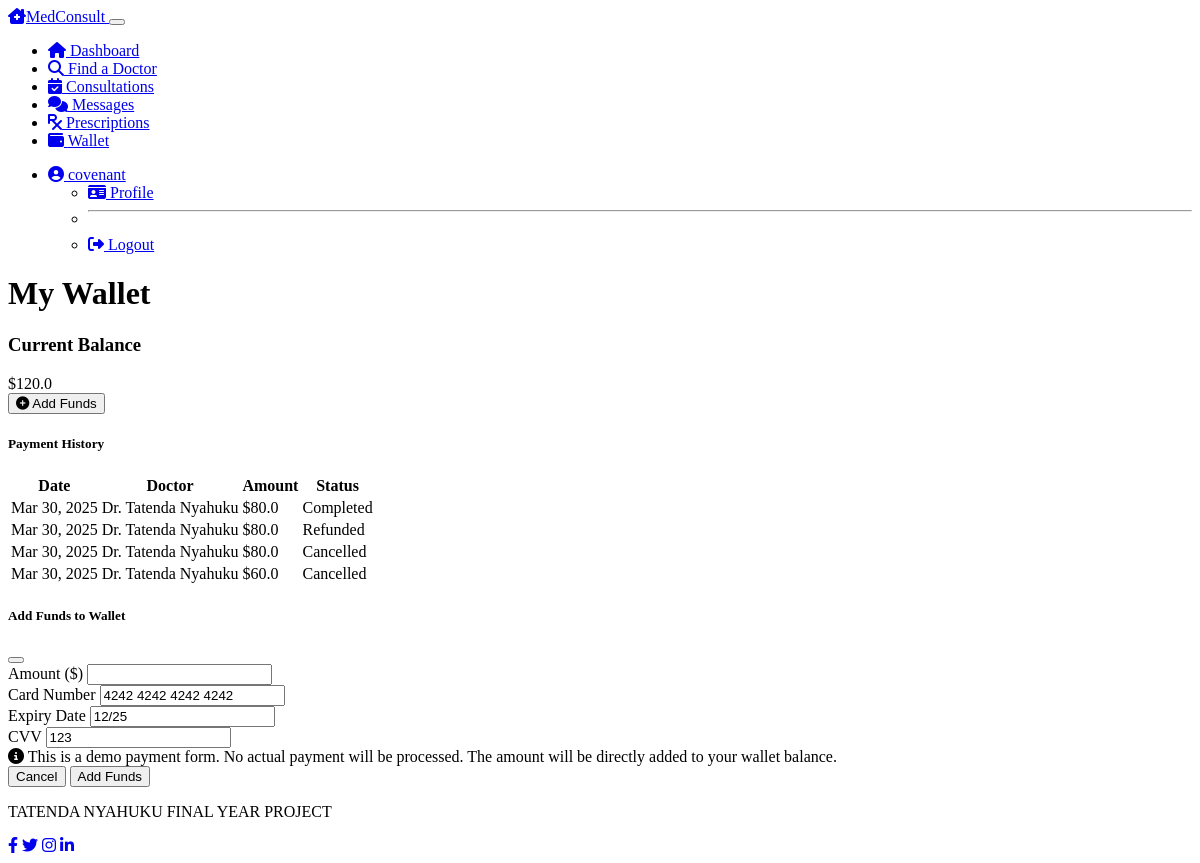
The app's page /patient/wallet (signed in), older data.
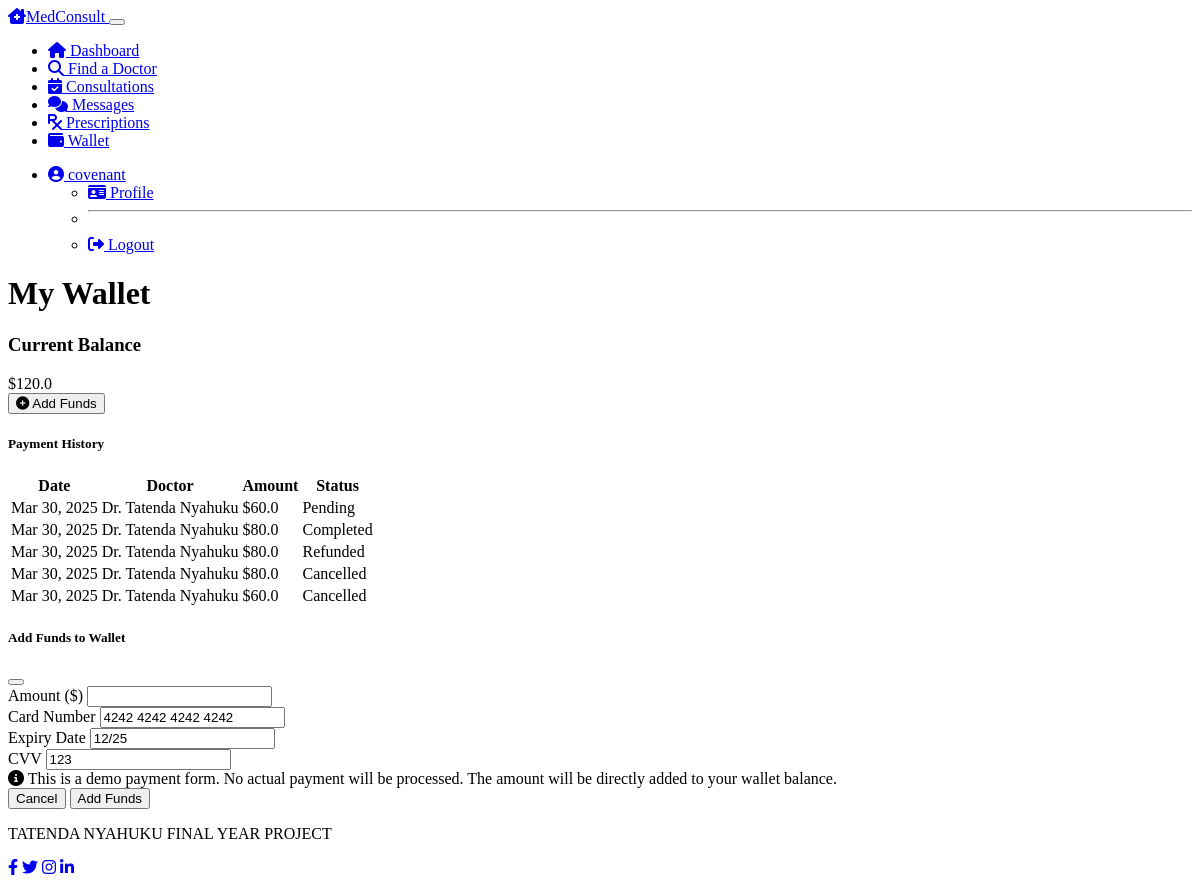
The same page, newer data.
### models.py (models this page shows, shortened)
class Payment(db.Model):
    __tablename__ = 'payments'
    id = db.Column(db.Integer, primary_key=True)
    consultation_id = db.Column(db.Integer, db.ForeignKey('consultations.id'), nullable=False)
    amount = db.Column(db.Float, nullable=False)
    status = db.Column(db.String(50), default='pending')  # pending, completed, refunded
    timestamp = db.Column(db.DateTime, default=datetime.utcnow)
    consultation = db.relationship('Consultation', foreign_keys=[consultation_id])

class Doctor(db.Model):
    __tablename__ = 'doctors'
    id = db.Column(db.Integer, primary_key=True)
    user_id = db.Column(db.Integer, db.ForeignKey('users.id'), nullable=False)
    first_name = db.Column(db.String(50), nullable=False)
    last_name = db.Column(db.String(50), nullable=False)
    specialty = db.Column(db.String(100), nullable=False)
    license_number = db.Column(db.String(50), nullable=False)
    qualifications = db.Column(db.Text, nullable=True)
    min_fee = db.Column(db.Float, nullable=False)
    max_fee = db.Column(db.Float, nullable=False)
    is_verified = db.Column(db.Boolean, default=False)
    consultations = db.relationship('Consultation', backref='doctor', lazy=True)

### routes.py (the view, shortened to what this page needs)
@app.route('/patient/wallet', methods=['GET', 'POST'])
@login_required
@patient_required
def patient_wallet():
    payments = Payment.query.join(Consultation).filter(
        Consultation.patient_id == current_user.patient.id
    ).order_by(Payment.timestamp.desc()).all()
    return render_template('patient/wallet.html',
                          title='My Wallet',
                          wallet_balance=current_user.patient.wallet_balance,
                          payments=payments)

### models.py (called while the page is built)
@login_manager.user_loader
def load_user(user_id):
    user = User.query.get(int(user_id))
    if user:
        return user
    return None

### routes.py (called while the page is built)
def patient_required(f):
    @wraps(f)
    def decorated_function(*args, **kwargs):
        if not current_user.is_authenticated or current_user.role != 'patient':
            flash('Access denied: Patient access required', 'danger')
            return redirect(url_for('login'))
        return f(*args, **kwargs)
    return decorated_function

### templates/patient/wallet.html (shortened to what the changed rows need)
{% extends "layout.html" %}
{% block content %}
<div class="row mb-4">
    <div class="col-12">
        <h1 class="mb-4">My Wallet</h1>
    </div>
</div>
<div class="row">
    <div class="col-md-8">
        <div class="card bg-dark text-light">
            <div class="card-body">
                {% if payments %}
                    <div class="table-responsive">
                        <table class="table table-dark table-striped">
                            <thead>
                                <tr>
                                    <th>Date</th>
                                    <th>Doctor</th>
                                    <th>Amount</th>
                                    <th>Status</th>
                                </tr>
                            </thead>
                            <tbody>
                                {% for payment in payments %}
                                    <tr>
                                        <td>{{ payment.timestamp.strftime('%b %d, %Y') }}</td>
                                        <td>Dr. {{ payment.consultation.doctor.first_name }} {{ payment.consultation.doctor.last_name }}</td>
                                        <td>${{ payment.amount }}</td>
                                        <td>
                                            {% if payment.status == 'pending' %}
                                                {% if payment.consultation.status == 'cancelled' %}
                                                    <span class="badge bg-secondary">Cancelled</span>
                                                {% else %}
                                                    <span class="badge bg-warning text-dark">Pending</span>
                                                {% endif %}
                                            {% elif payment.status == 'completed' %}
                                                <span class="badge bg-success">Completed</span>
                                            {% elif payment.status == 'refunded' %}
                                                <span class="badge bg-info">Refunded</span>
                                            {% endif %}
                                        </td>
                                    </tr>
                                {% endfor %}
                            </tbody>
                        </table>
                    </div>
                {% else %}
                    <div class="alert alert-info">
                        <i class="fas fa-info-circle me-2"></i>
                        No payment history yet.
                    </div>
                {% endif %}
            </div>
        </div>
    </div>
</div>
{% endblock %}

Row changes from the older to the newer data that the page shows:
added Payment: timestamp "Mar 30, 2025", consultation.doctor.first_name "Tatenda", consultation.doctor.last_name "Nyahuku", amount "60.0", status "Pending"
